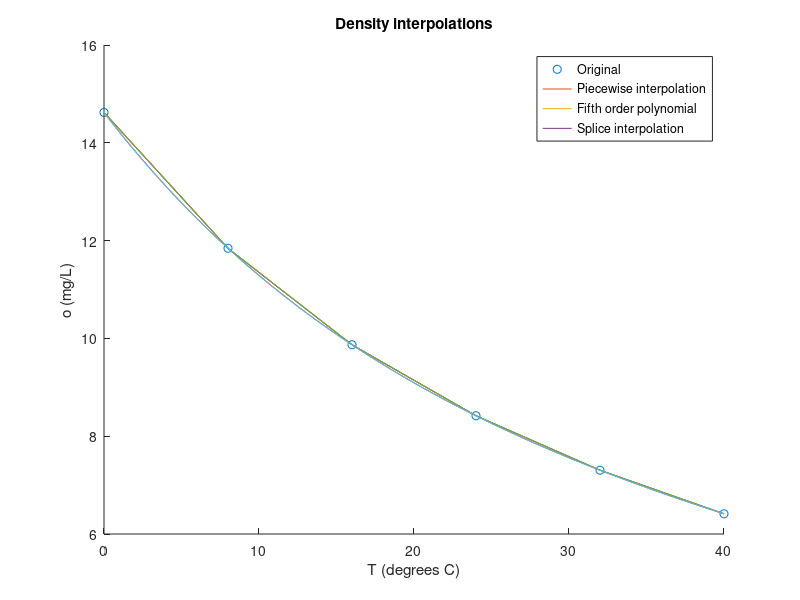

This figure's MATLAB source:
%############################################################################
% <Lab 7>
%
% Course: ENSC 180 Introduction to Engineering Analysis
% Instructor: Dr. Herbert H. Tsang
% Description: < This program graphs o vs temperature and estimates o(27) > 
% 
% Due date: < March.13, 2020 >
%
% Author: < Ritchie Kumar >
% Input: < x (temperature) and y (o or density) >
% Output: < a graph with an estimation of o(27) >
% I pledge that I have completed the programming assignment independently.
% I have not copied the code from a student or any source.
% I have not given my code to any student.
%
% Sign here: ___<Ritchie Kumar>_______
%############################################################################
temperature = [0 8 16 24 32 40]; % convert the temperature into a vector
o = [14.621 11.843 9.870 8.418 7.305 6.413]; % conver the density into a vector
templine = linspace(0,40); % linespace from 0 to 40
densint = interp1(temperature, o, templine); % creates a variable densint with the y parameter as temperature
spli = spline(temperature, o, templine); % creates a splice of the given parameters

pfit = polyfit(temperature, o, 5); % determines a polynomial of degree 5 of the given parameters
pval = polyval(pfit, templine); % creates a variable pval as the y points
hold on
plot(temperature, o, 'o', templine, pval);
plot(temperature, o, templine, densint); % plotting with the given values
% allows for multiple graphs to be plotted on the same plot
plot(temperature, o, templine, spli);

xlabel('T (degrees C)') % Labeling the axes
ylabel('o (mg/L)')

title('Density interpolations')
% Titling the plot
legend('Original','Piecewise interpolation','Fifth order polynomial', 'Splice interpolation');
% Adding a legend to the plot